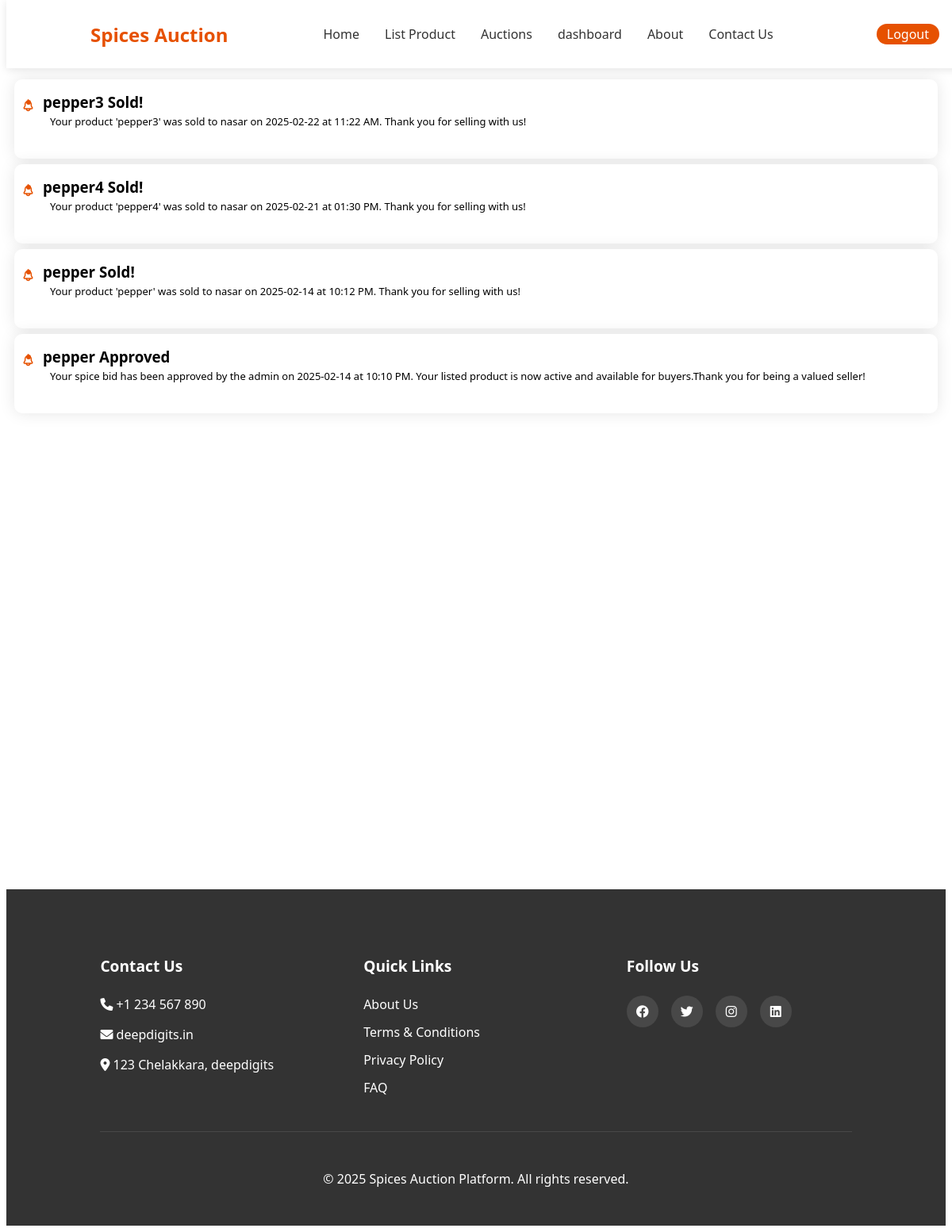
/notification/ (signed in), run on the app's committed database.
### spiceapp/models.py (models this page shows, shortened)
class Notification(models.Model):
    user = models.ForeignKey(User,on_delete = models.CASCADE,null = True)
    title=models.CharField(max_length=50)
    date=models.DateTimeField(auto_now_add=True)
    description=models.CharField(max_length=100)

### spiceapp/views.py (the view)
# urls.py: path('notification/',views.notification,name='notification'),
def notification(request):
    try:
        noti=Notification.objects.filter(user=request.user).order_by('-id')
    except:
        noti = ''
    return render(request, "notification.html",{'noti':noti})

### spiceapp/templates/notification.html (shortened to what this page needs)
{% load static %}
<!DOCTYPE html>
<html lang="en">
<head>
    <link rel="stylesheet" href="https://cdnjs.cloudflare.com/ajax/libs/font-awesome/6.0.0/css/all.min.css">
</head>
<body>
  <nav class="navbar">
    <div class="logo">
        <dotlottie-player src="https://lottie.host/2d91b95a-174d-4f94-93ba-57b556a8bde2/Yho8FKEF8S.lottie" background="transparent" speed="2" style="width: 80px; height:80px" loop autoplay></dotlottie-player>
        <span>Spices Auction</span>
    </div>
    <div class="nav-links">
        <a href="{% url 'home' %}" >Home</a>
        {% if request.user.username == 'admin' %}
        <a href="{% url 'adminpage' %}">Pending</a>
        <a href="{% url 'adminapproved' %}">Approved</a>
        {% else %}
        <a href="{% url 'listproduct' %}">List Product</a>
        <a href="{% url 'auction' %}">Auctions</a>
        {% if request.user.is_authenticated %}
        <a href="{% url 'dashboard' %}">dashboard</a>
        {% endif %}
        {%endif%}
        <a href="#footer">About</a>
        <a href="#footer">Contact Us</a>
    </div>
    <div class="logreg">
        {% if request.user.is_authenticated %}
        <a href="{% url 'logout' %}" class="aa">Logout</a>
        {% else %}
        <a href="{% url 'login' %}" class="aa">Login</a>
        <a href="{% url 'register' %}" class="aa">Register</a>
        {% endif %}
    </div>
</nav>
    <div class="container">
        {% for i in noti %}
        <div class="bid-history">
          <div style="display: flex;align-items: center;margin-bottom: -20px;margin-left:-10px;margin-top:-13px;">
<div class="loader">
    <div class="point"></div>
  </div>
  <h3 style="margin-bottom:10px;margin-left:1px;">{{i.title}}</h3></div>
            <div class="bid-list" id="bidHistory">
                 <p style="font-size: 13px;font-weight: 500;margin-left:35px;">{{i.description}}</p>
            </div>
        </div>
        {% endfor %}
    </div>
    <footer class="footer" id="footer">
      <div class="footer-content">
          <div class="footer-section">
              <h3>Contact Us</h3>
              <p><i class="fas fa-phone"></i> +1 234 567 890</p>
              <p><i class="fas fa-envelope"></i> deepdigits.in</p>
              <p><i class="fas fa-map-marker-alt"></i> 123 Chelakkara, deepdigits</p>
          </div>
          <div class="footer-section">
              <h3>Quick Links</h3>
              <a href="#">About Us</a>
              <a href="#">Terms & Conditions</a>
              <a href="#">Privacy Policy</a>
              <a href="#">FAQ</a>
          </div>
          <div class="footer-section">
              <h3>Follow Us</h3>
              <div class="social-links">
                  <a href="#"><i class="fab fa-facebook"></i></a>
                  <a href="#"><i class="fab fa-twitter"></i></a>
                  <a href="#"><i class="fab fa-instagram"></i></a>
                  <a href="#"><i class="fab fa-linkedin"></i></a>
              </div>
          </div>
      </div>
      <div class="footer-bottom">
          <p>&copy; 2025 Spices Auction Platform. All rights reserved.</p>
      </div>
  </footer>
</body>
</html>

### spiceapp/templates/notification.html (style rules this page uses)
* { font-family: 'Segoe UI', Tahoma, Geneva, Verdana, sans-serif; scroll-behavior: smooth; }
.container { margin-top: 100px; margin-left: 10px; margin-right: 10px; }
.navbar { position: fixed; top: 0; width: 95%; display: flex; justify-content: space-between; align-items: center; padding: 3px 3%; background: rgba(255, 255, 255, 0.95); box-shadow: 0 2px 10px rgba(0, 0, 0, 0.1); z-index: 1000; }
.logo { display: flex; align-items: center; }
.logo span { margin-left:-10px; font-size: 1.5rem; font-weight: bold; color: #e65100; }
.nav-links { display: flex; gap: 2rem; }
.nav-links a { text-decoration: none; color: #333; font-weight: 500; transition: color 0.3s ease; background-color:transparent; }
.logreg { display: flex; justify-content: center; align-items: center; gap: 10px; }
.aa { display: flex; align-items: center; justify-content: center; }
.logreg .aa { text-decoration: none; background-color:#e65100 ; padding:2px 13px 2px 13px; color: #fff; border-radius: 15px; }
.bid-history { background: white; padding: 10px; border-radius: 10px; box-shadow: 0 0 20px rgba(0, 0, 0, 0.1); margin-bottom: 7px; height:80px; }
.loader { margin-top: 17px; width: fit-content; height: fit-content; background-color: rgb(255, 255, 255); border-radius: 7px; padding: 10px; display: flex; align-items: center; justify-content: center; position: relative; cursor: pointer; transition: 0.2s; }
.loader svg { color: #e65100; transform: scale(1.2); transition: 0.2s; }
.point { position: absolute; top: 11px; left: 14.5px; width: 6px; height: 6px; background-color:#e65100; border-radius: 40px; display: flex; align-items: center; justify-content: center; }
.point::before { content: ""; position: absolute; width: 1px; height: 1px; background-color: #e65100; border-radius: 25px; animation: loop 1s 0s infinite; }
.footer { background: #333; color: white; padding: 4rem 10% 2rem; margin-top:600px; }
.footer-content { display: grid; grid-template-columns: repeat(auto-fit, minmax(250px, 1fr)); gap: 3rem; margin-bottom: 2rem; }
.footer-section h3 { margin-bottom: 1.5rem; font-size: 1.2rem; }
.footer-section a { color: white; text-decoration: none; display: block; margin-bottom: 0.8rem; transition: color 0.3s ease; }
.social-links { display: flex; gap: 1rem; }
.social-links a { width: 40px; height: 40px; background: rgba(255, 255, 255, 0.1); border-radius: 50%; display: flex; align-items: center; justify-content: center; transition: background-color 0.3s ease; }
.footer-bottom { text-align: center; padding-top: 2rem; border-top: 1px solid rgba(255, 255, 255, 0.1); }

### data on the page
Notification: title "pepper3 Sold!", description "Your product 'pepper3' was sold to nasar on 2025-02-22 at 11:22 AM. Thank you for selling with us!"
Notification: title "pepper4 Sold!", description "Your product 'pepper4' was sold to nasar on 2025-02-21 at 01:30 PM. Thank you for selling with us!"
Notification: title "pepper Sold!", description "Your product 'pepper' was sold to nasar on 2025-02-14 at 10:12 PM. Thank you for selling with us!"
Notification: title "pepper Approved", description "Your spice bid has been approved by the admin on 2025-02-14 at 10:10 PM. Your listed product is now active and available for buyers.Thank you for being a valued seller!"
